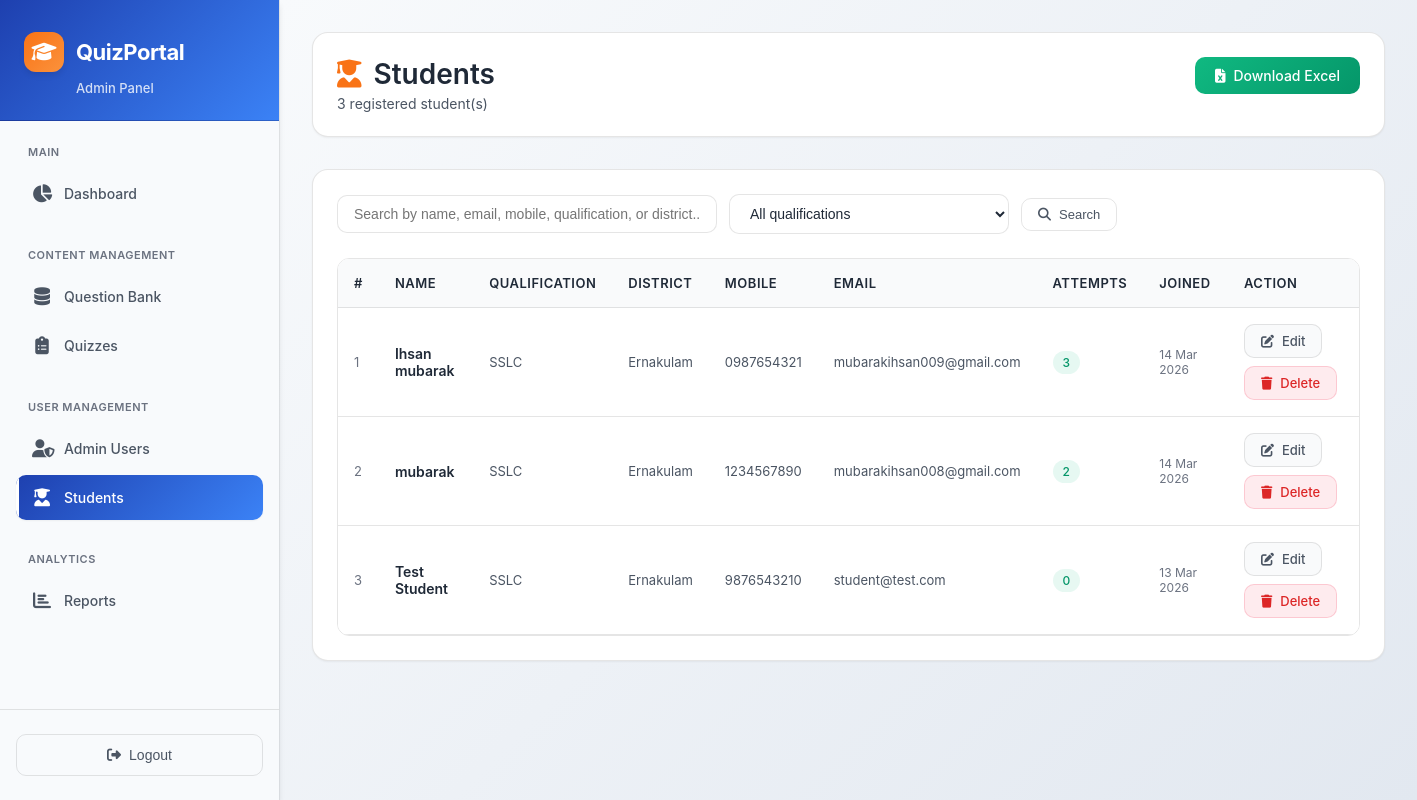
The page /admin-panel/students/ (signed in) on the database its author committed.
### users/models.py (models this page shows, shortened)
class StudentProfile(models.Model):
    user = models.OneToOneField(CustomUser, on_delete=models.CASCADE, related_name='student_profile')
    student_name = models.CharField(max_length=200)
    college_name = models.CharField(max_length=300)
    qualification = models.CharField(max_length=50, choices=[
        ('SSLC', 'SSLC'),
        ('Plus Two', 'Plus Two'),
        ('Degree', 'Degree'),
        ('Others', 'Others')
    ])
    qualification_other = models.CharField(max_length=200, blank=True, null=True)
    district = models.CharField(max_length=100, choices=[
        ('Thiruvananthapuram', 'Thiruvananthapuram'),
        ('Kollam', 'Kollam'),
        ('Pathanamthitta', 'Pathanamthitta'),
        ('Alappuzha', 'Alappuzha'),
        ('Kottayam', 'Kottayam'),
        ('Idukki', 'Idukki'),
        ('Ernakulam', 'Ernakulam'),
        ('Thrissur', 'Thrissur'),
        ('Palakkad', 'Palakkad'),
        ('Malappuram', 'Malappuram'),
        ('Kozhikode', 'Kozhikode'),
        ('Wayanad', 'Wayanad'),
        ('Kannur', 'Kannur'),
        ('Kasaragod', 'Kasaragod'),
        ('Others', 'Others')
    ])
    district_other = models.CharField(max_length=200, blank=True, null=True)
    mobile_number = models.CharField(max_length=15)
    class Meta:
        indexes = [
            models.Index(fields=['qualification']),
            models.Index(fields=['district']),
            models.Index(fields=['student_name']),
        ]

class CustomUser(AbstractBaseUser, PermissionsMixin):
    email = models.EmailField(unique=True)
    first_name = models.CharField(max_length=150)
    last_name = models.CharField(max_length=150, blank=True)
    is_active = models.BooleanField(default=True)
    is_staff = models.BooleanField(default=False)
    date_joined = models.DateTimeField(default=timezone.now)
    objects = CustomUserManager()
    USERNAME_FIELD = 'email'
    REQUIRED_FIELDS = ['first_name']

### video_app/views.py (the view)
# urls.py: path('admin-panel/students/', views.admin_students, name='admin_students'),
@staff_required
def admin_students(request):
    search = request.GET.get('search', '')
    selected_qualification = request.GET.get('qualification', '')
    students = admin_students_queryset(search=search, qualification=selected_qualification)
    qualification_options = student_qualification_options()
    student_data = [{'profile': sp, 'attempts': sp.attempts_count} for sp in students]
    return render(request, 'admin_panel/students.html', {
        'student_data': student_data,
        'search': search,
        'qualification_options': qualification_options,
        'selected_qualification': selected_qualification,
    })

### video_app/selectors.py (called while the page is built, shortened)
def student_qualification_options():
    options = cache.get(QUALIFICATION_OPTIONS_CACHE_KEY)
    if options is None:
        options = list(
            StudentProfile.objects.exclude(qualification='')
            .order_by('qualification')
            .values_list('qualification', flat=True)
            .distinct()
        )
        cache.set(QUALIFICATION_OPTIONS_CACHE_KEY, options, timeout=300)
    return options

def filtered_students_queryset(search='', qualification=''):
    students = StudentProfile.objects.select_related('user')
    if qualification:
        students = students.filter(qualification=qualification)
    return students

def admin_students_queryset(search='', qualification=''):
    return (
        filtered_students_queryset(search=search, qualification=qualification)
        .annotate(
            attempts_count=Count(
                'user__quiz_attempts',
                filter=Q(user__quiz_attempts__is_submitted=True),
                distinct=True
            )
        )
        .order_by('-user__date_joined')
    )

### video_app/views.py (called while the page is built)
def staff_required(view_func):
    decorated = user_passes_test(
        lambda u: u.is_active and u.is_staff,
        login_url='/admin-login/'
    )(view_func)
    return decorated

### video_app/templates/admin_panel/students.html (shortened to what this page needs)
{% extends "admin_panel/base_admin.html" %}
{% block admin_content %}
<link rel="stylesheet" href="https://cdnjs.cloudflare.com/ajax/libs/font-awesome/6.4.0/css/all.min.css">
<div class="page-header">
    <div>
        <div class="page-title">
            <i class="fas fa-user-graduate" style="color: var(--brand-orange);"></i>
            Students
        </div>
        <div class="page-subtitle">{{ student_data|length }} registered student(s)</div>
    </div>
    <a href="{% url 'video_app:admin_students_excel' %}{% if selected_qualification %}?qualification={{ selected_qualification|urlencode }}{% endif %}"
        class="btn btn-success">
        <i class="fas fa-file-excel"></i>
        Download Excel{% if selected_qualification %} for {{ selected_qualification }}{% endif %}
    </a>
</div>
<div class="card">
    <form method="get" class="search-form">
        <input type="text" name="search" value="{{ search }}" placeholder="Search by name, email, mobile, qualification, or district..."
               class="form-input" style="max-width:380px;">
        <select name="qualification" class="form-select" style="max-width:280px;">
            <option value="">All qualifications</option>
        </select>
        <button type="submit" class="btn btn-outline btn-sm">
            <i class="fas fa-search"></i>
            Search
        </button>
    </form>
    {% if student_data %}
    <div class="table-container">
        <table class="data-table">
            <thead>
                <tr>
                    <th>#</th>
                    <th>Name</th>
                    <th>Qualification</th>
                    <th>District</th>
                    <th>Mobile</th>
                    <th>Email</th>
                    <th>Attempts</th>
                    <th>Joined</th>
                    <th>Action</th>
                </tr>
            </thead>
            <tbody>
                {% for item in student_data %}
                <tr>
                    <td style="font-size:13px;color:var(--text-muted);">{{ forloop.counter }}</td>
                    <td style="font-weight:600;color:var(--text-primary);">{{ item.profile.student_name }}</td>
                    <td style="font-size:13px;color:var(--text-secondary);">
                        {% if item.profile.qualification == 'Others' %}
                            {{ item.profile.qualification_other|default:"—" }}
                        {% else %}
                            {{ item.profile.qualification }}
                        {% endif %}
                    </td>
                    <td style="font-size:13px;color:var(--text-secondary);">
                        {% if item.profile.district == 'Others' %}
                            {{ item.profile.district_other|default:"—" }}
                        {% else %}
                            {{ item.profile.district }}
                        {% endif %}
                    </td>
                    <td style="font-size:13px;">{{ item.profile.mobile_number }}</td>
                    <td style="font-size:13px;color:var(--text-secondary);">{{ item.profile.user.email }}</td>
                    <td><span class="badge badge-success">{{ item.attempts }}</span></td>
                    <td style="font-size:12px;color:var(--text-muted);">{{ item.profile.user.date_joined|date:"d M Y" }}</td>
                    <td>
                        <div style="display:flex;gap:8px;flex-wrap:wrap;">
                            <a href="{% url 'video_app:admin_edit_student' item.profile.user.id %}"
                                class="btn btn-sm" style="background:var(--bg-hover);border:1px solid var(--border-light);">
                                <i class="fas fa-edit"></i>
                                Edit
                            </a>
                            <a href="{% url 'video_app:admin_delete_student' item.profile.user.id %}"
                                class="btn btn-sm" style="background:rgba(244, 63, 94, 0.1);color:#DC2626;border:1px solid rgba(244, 63, 94, 0.2);">
                                <i class="fas fa-trash"></i>
                                Delete
                            </a>
                        </div>
                    </td>
                </tr>
                {% endfor %}
            </tbody>
        </table>
    </div>
    {% endif %}
</div>
{% endblock %}

### video_app/templates/base.html (style rules this page uses)
:root { --primary: #4f46e5; --primary-dark: #3730a3; --primary-light: #818cf8; --accent: #06b6d4; --danger: #ef4444; --success: #22c55e; --warning: #f59e0b; --bg: #f1f5f9; --surface: #ffffff; --text: #1e293b; --muted: #64748b; --border: #e2e8f0; --radius: 12px; --shadow: 0 4px 24px rgba(0, 0, 0, .08); }
* { box-sizing: border-box; margin: 0; padding: 0; }
body { font-family: 'Segoe UI', system-ui, sans-serif; background: var(--bg); color: var(--text); min-height: 100vh; }
a { color: inherit; text-decoration: none; }
.btn { display: inline-flex; align-items: center; gap: 6px; padding: 10px 20px; border-radius: 8px; border: none; cursor: pointer; font-size: 14px; font-weight: 600; transition: .2s; }
.btn-success { background: var(--success); color: #fff; }
.btn-outline { background: transparent; border: 2px solid var(--primary); color: var(--primary); }
.btn-sm { padding: 6px 14px; font-size: 13px; }
.card { background: var(--surface); border-radius: var(--radius); box-shadow: var(--shadow); padding: 24px; border: 1px solid var(--border); }
.badge { display: inline-block; padding: 3px 10px; border-radius: 20px; font-size: 12px; font-weight: 600; }
.badge-success { background: #dcfce7; color: #166534; }
input, select, textarea { width: 100%; padding: 10px 14px; border: 1.5px solid var(--border); border-radius: 8px; font-size: 14px; background: #fff; color: var(--text); transition: .2s; outline: none; }
table { width: 100%; border-collapse: collapse; }
th, td { padding: 12px 16px; text-align: left; border-bottom: 1px solid var(--border); }
th { font-size: 12px; font-weight: 700; text-transform: uppercase; letter-spacing: .05em; color: var(--muted); background: #f8fafc; }
.page-header { margin-bottom: 28px; }

### video_app/templates/admin_panel/base_admin.html (style rules this page uses)
:root { --primary-dark: #1E40AF; --primary-medium: #3B82F6; --primary-light: #60A5FA; --accent-blue: #3B82F6; --accent-purple: #8B5CF6; --accent-emerald: #10B981; --accent-amber: #F59E0B; --accent-rose: #F43F5E; --text-primary: #1F2937; --text-secondary: #4B5563; --text-muted: #6B7280; --border-light: rgba(0, 0, 0, 0.1); --bg-card: #FFFFFF; --bg-hover: #F9FAFB; --bg-sidebar: #F8FAFC; --shadow-sm: 0 1px 2px 0 rgba(0, 0, 0, 0.05); --shadow-md: 0 4px 6px -1px rgba(0, 0, 0, 0.1); --shadow-lg: 0 10px 15px -3px rgba(0, 0, 0, 0.1); --shadow-xl: 0 20px 25px -5px rgba(0, 0, 0, 0.1); --brand-orange: #F97316; --brand-blue: #1E40AF; --brand-light-orange: #FB923C; }
* { box-sizing: border-box; }
body { background: linear-gradient(135deg, #F8FAFC 0%, #E2E8F0 100%); font-family: -apple-system, BlinkMacSystemFont, 'Segoe UI', Roboto, 'Helvetica Neue', Arial, sans-serif; }

### rows shown on the page
StudentProfile: profile.student_name "Ihsan mubarak", profile.qualification "SSLC", profile.district "Ernakulam", profile.mobile_number "0987654321", profile.user.email "mubarakihsan009@gmail.com", attempts "3", profile.user.date_joined "14 Mar 2026"
StudentProfile: profile.student_name "mubarak", profile.qualification "SSLC", profile.district "Ernakulam", profile.mobile_number "1234567890", profile.user.email "mubarakihsan008@gmail.com", attempts "2", profile.user.date_joined "14 Mar 2026"
StudentProfile: profile.student_name "Test Student", profile.qualification "SSLC", profile.district "Ernakulam", profile.mobile_number "9876543210", profile.user.email "student@test.com", attempts "0", profile.user.date_joined "13 Mar 2026"

### other values the page prints
{{ student_data|length }} "3"
